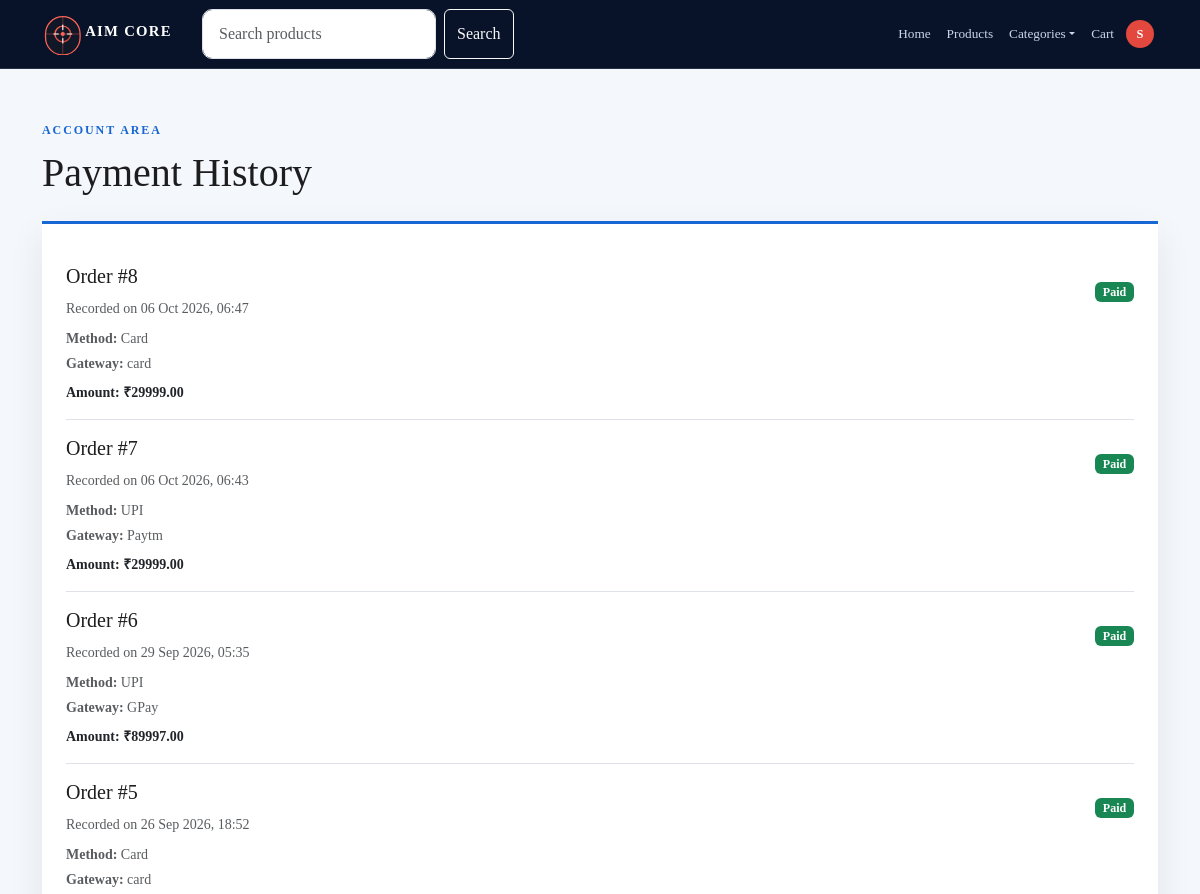
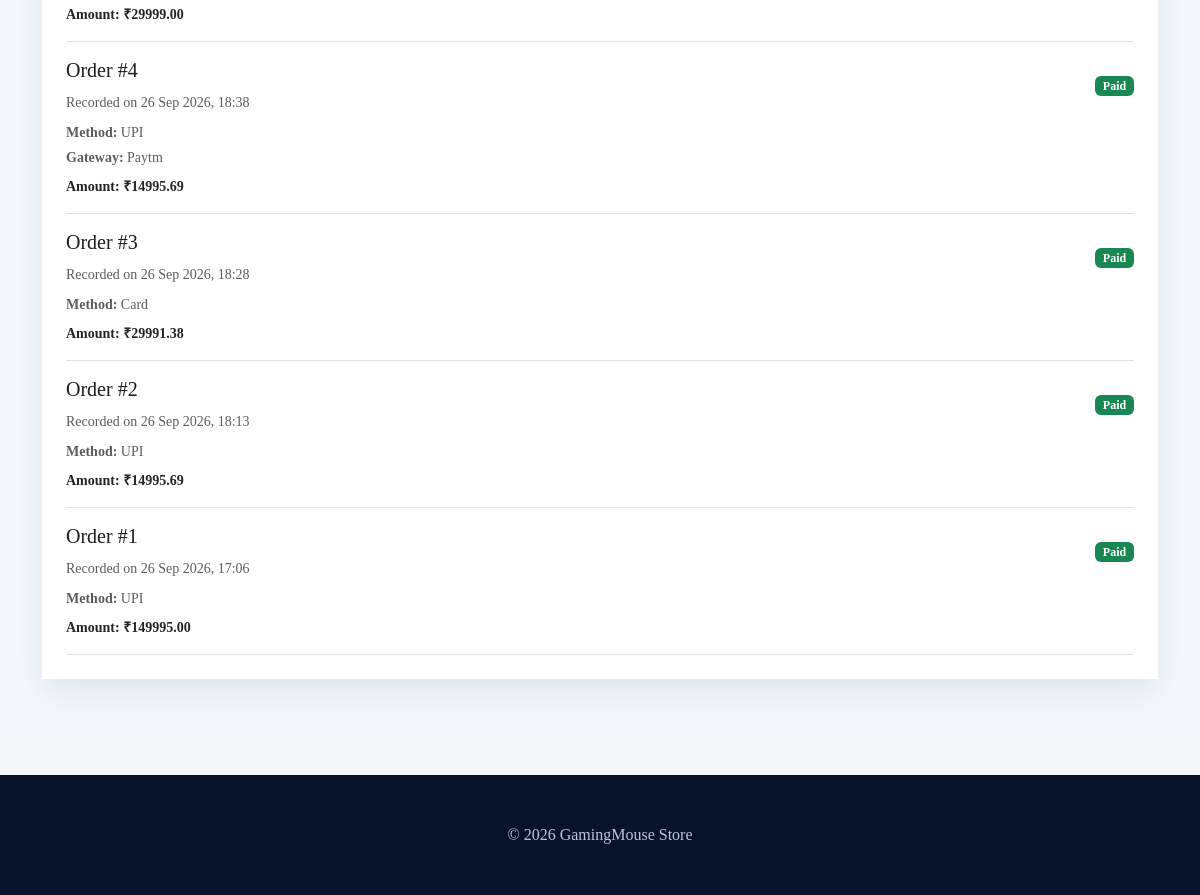
Screenshot of /orders/payments/ (signed in) with the database file from the repository (2 pictures, top to bottom).
### orders/models.py (models this page shows, shortened)
class Payment(models.Model):
    payment_id = models.AutoField(primary_key=True)
    order = models.ForeignKey(Order, on_delete=models.CASCADE, related_name='payments', db_column='order_id')
    payment_method = models.CharField(max_length=50)
    payment_status = models.CharField(max_length=50, default='pending')
    payment_date = models.DateTimeField(auto_now_add=True)
    gateway = models.CharField(max_length=100, blank=True, null=True)
    reference = models.CharField(max_length=200, blank=True, null=True)
    class Meta:
        db_table = 'PAYMENT'
    @property
    def payment_method_label(self):
        labels = {
            'card': 'Card',
            'upi': 'UPI',
            'cod': 'Cash on Delivery',
        }
        return labels.get(self.payment_method.lower(), self.payment_method.replace('_', ' ').title())
    @property
    def payment_status_label(self):
        labels = {
            'pending': 'Pending',
            'paid': 'Paid',
        }
        return labels.get(self.payment_status.lower(), self.payment_status.title())

class Order(models.Model):
    order_id = models.AutoField(primary_key=True)
    user = models.ForeignKey(settings.AUTH_USER_MODEL, on_delete=models.CASCADE, related_name='orders', db_column='user_id')
    order_date = models.DateTimeField(auto_now_add=True)
    total_amount = models.DecimalField(max_digits=12, decimal_places=2)
    shipping_address = models.TextField()
    status = models.CharField(max_length=50, default='pending')
    class Meta:
        db_table = 'ORDER'

### orders/views.py (the view)
# urls.py: path('payments/', views.payment_history, name='payment_history'),
@login_required(login_url='login')
def payment_history(request):
    if request.user.is_staff:
        return redirect('dashboard:home')
    payments = Payment.objects.filter(order__user=request.user).select_related('order').order_by('-payment_date')
    return render(request, 'payment_history.html', {'payments': payments})

### products/context_processors.py (called while the page is built)
def navigation_categories(request):
    return {
        'navigation_categories': Category.objects.filter(
            products__isnull=False,
        ).distinct().order_by('category_name'),
    }

### templates/payment_history.html (shortened to what this page needs)
{% extends 'base.html' %}
{% block content %}
<main class="inner-page">
<div class="container py-5">
    <span class="eyebrow blue-eyebrow">ACCOUNT AREA</span>
    <h1 class="mb-4 mt-2">Payment History</h1>
    <div class="blue-panel p-4">
        {% for payment in payments %}
        <div class="border-bottom py-3">
            <div class="d-flex justify-content-between align-items-center">
                <div>
                    <h5>Order #{{ payment.order.order_id }}</h5>
                    <small class="text-muted">Recorded on {{ payment.payment_date|date:'d M Y, H:i' }}</small>
                </div>
                <span class="badge {% if payment.payment_status == 'paid' %}text-bg-success{% else %}text-bg-warning{% endif %}">{{ payment.payment_status_label }}</span>
            </div>
            <div class="small text-muted mt-2">
                <div><strong>Method:</strong> {{ payment.payment_method_label }}</div>
                {% if payment.gateway %}<div class="mt-1"><strong>Gateway:</strong> {{ payment.gateway }}</div>{% endif %}
                <strong class="d-block text-dark mt-2">Amount: ₹{{ payment.order.total_amount }}</strong>
            </div>
        </div>
        {% empty %}
        <p class="text-muted mb-0">You have no payment history yet.</p>
        {% endfor %}
    </div>
</div>
</main>
{% endblock %}

### static/css/style.css (style rules this page uses)
body { background: #f5f7fb; color: #1d1d1f; font-family: Georgia, 'Times New Roman', serif; scroll-behavior: smooth; }
:root { --aim-blue: #1766d3; --aim-blue-dark: #081329; --aim-blue-soft: #eaf2ff; --aim-ink: #0d1c35; }
.inner-page, .catalog-page { min-height: calc(100vh - 150px); background: #f4f7fb; }
.blue-panel { background: #fff; border-top: 3px solid var(--aim-blue); box-shadow: 0 14px 34px rgba(8,19,41,.08); }
.blue-panel, .profile-card, .auth-card, .cart-panel, .cart-summary { animation: panel-in .65s ease both; }
.blue-auth-page .eyebrow, .blue-eyebrow { color: var(--aim-blue); }
html { scroll-behavior: smooth; }
.page-enter { animation: page-enter .65s ease both; }
.hero-eyebrow, .eyebrow { color: #e2483d; }
.eyebrow { color: #e2483d; font-size: .75rem; font-weight: 700; letter-spacing: .16em; }
.blue-eyebrow { color: #1766d3; }

### rows the page displays
Payment: order.order_id "8", payment_date "06 Oct 2026, 06:47", payment_status_label "Paid", payment_method_label "Card", gateway "card", order.total_amount "29999.00"
Payment: order.order_id "7", payment_date "06 Oct 2026, 06:43", payment_status_label "Paid", payment_method_label "UPI", gateway "Paytm", order.total_amount "29999.00"
Payment: order.order_id "6", payment_date "29 Sep 2026, 05:35", payment_status_label "Paid", payment_method_label "UPI", gateway "GPay", order.total_amount "89997.00"
Payment: order.order_id "5", payment_date "26 Sep 2026, 18:52", payment_status_label "Paid", payment_method_label "Card", gateway "card", order.total_amount "29999.00"
Payment: order.order_id "4", payment_date "26 Sep 2026, 18:38", payment_status_label "Paid", payment_method_label "UPI", gateway "Paytm", order.total_amount "14995.69"
Payment: order.order_id "3", payment_date "26 Sep 2026, 18:28", payment_status_label "Paid", payment_method_label "Card", order.total_amount "29991.38"
Payment: order.order_id "2", payment_date "26 Sep 2026, 18:13", payment_status_label "Paid", payment_method_label "UPI", order.total_amount "14995.69"
Payment: order.order_id "1", payment_date "26 Sep 2026, 17:06", payment_status_label "Paid", payment_method_label "UPI", order.total_amount "149995.00"
